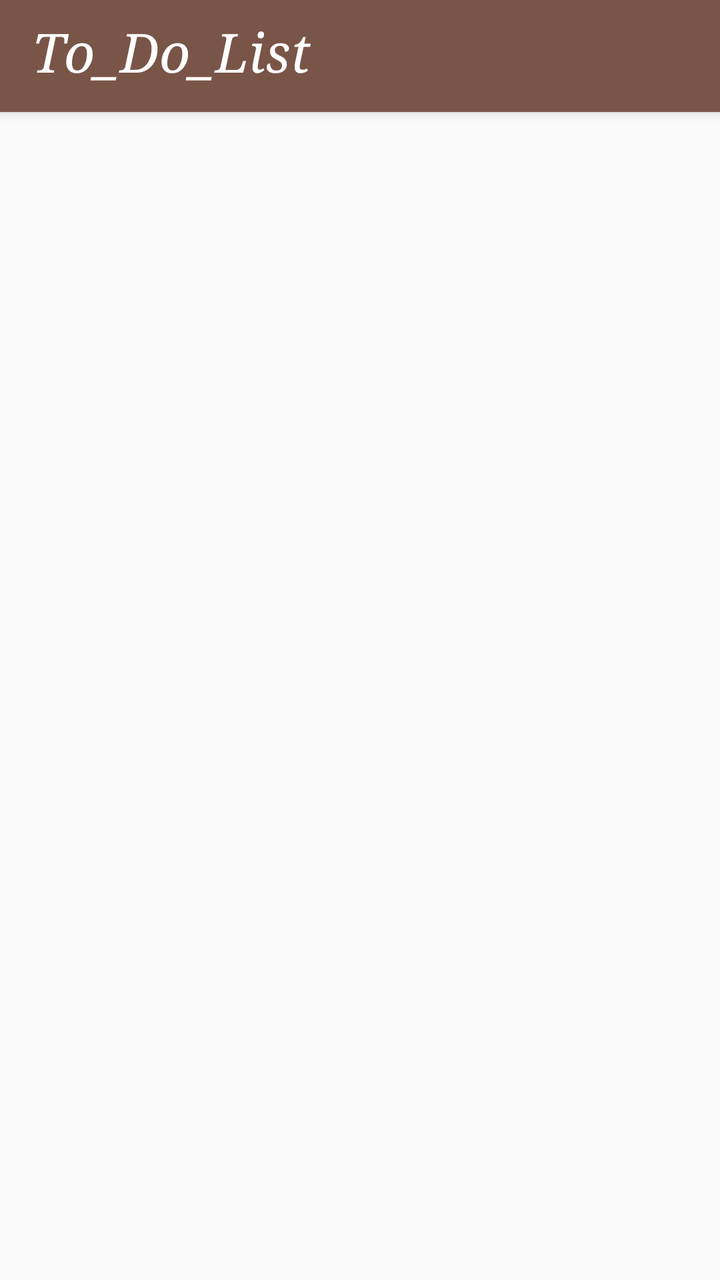
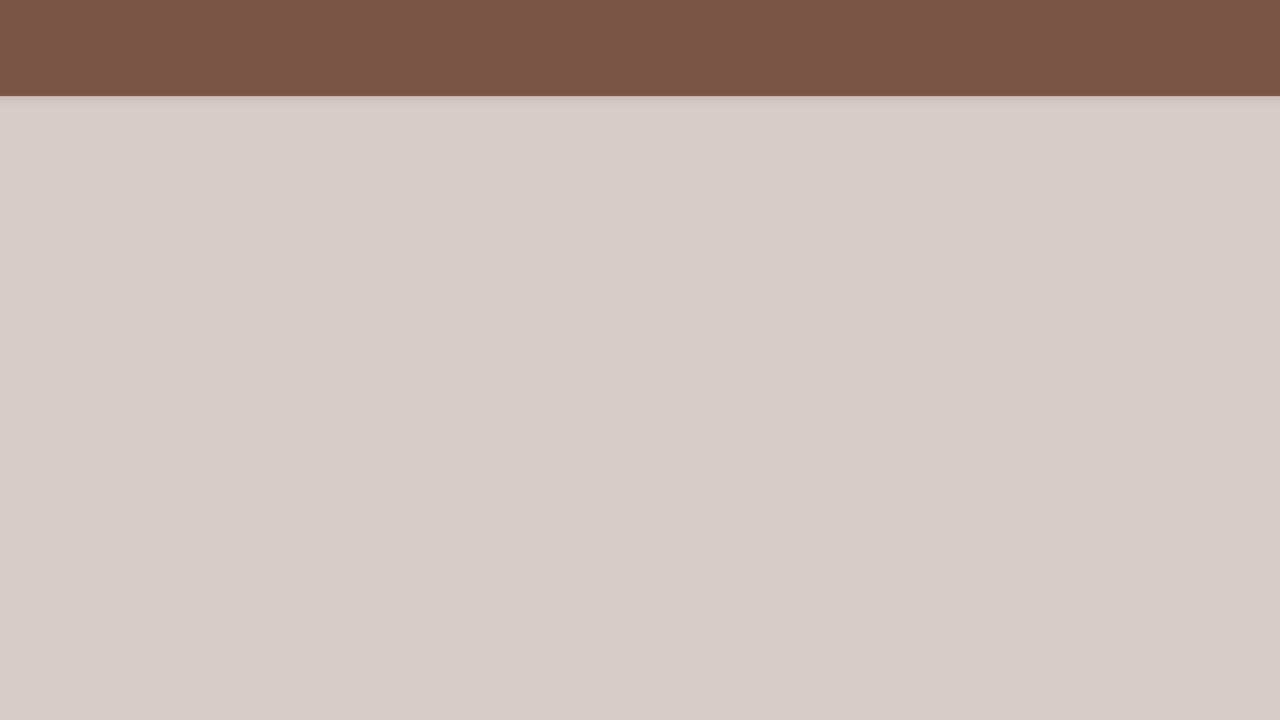

First picture: res/layout/ on a phone held upright. Second picture: the repository's own variant of that layout, on a device whose configuration matches the variant's folder. Source for both follows.
<!-- AndroidManifest.xml: application theme Theme.AppCompat.Light.NoActionBar -->
<!-- res/layout/activity__view__pager.xml -->
<?xml version="1.0" encoding="utf-8"?>
<RelativeLayout xmlns:android="http://schemas.android.com/apk/res/android"
    xmlns:tools="http://schemas.android.com/tools"
    xmlns:app="http://schemas.android.com/apk/res-auto"
    android:id="@+id/activity_main"
    android:layout_width="match_parent"
    android:layout_height="match_parent"
    android:paddingBottom="@dimen/activity_vertical_margin"
    tools:context="com.ashutosh.iiitd.to_do_list.Activity_View_Pager">

    <android.support.v7.widget.Toolbar android:id="@+id/my_toolbar"
        android:layout_width="match_parent"
        android:layout_height="?attr/actionBarSize"
        android:elevation="4dp"
        android:theme="@style/ThemeOverlay.AppCompat.ActionBar"
        app:popupTheme="@style/ThemeOverlay.AppCompat.Light"
        android:background="@color/colorPrimary"
        xmlns:android="http://schemas.android.com/apk/res/android"
        xmlns:app="http://schemas.android.com/apk/res-auto">
        <TextView
            android:layout_width="wrap_content"
            android:layout_height="match_parent"
            android:text="To_Do_List"
            android:typeface="serif"
            android:textStyle="italic"
            android:textSize="27dp"
            android:layout_marginTop="8dp"
            android:textColor="@color/white_text"
            android:layout_centerVertical="true"
            android:layout_centerHorizontal="true"/>
    </android.support.v7.widget.Toolbar>

    <android.support.v4.view.ViewPager xmlns:android="http://schemas.android.com/apk/res/android"
        android:id="@+id/pager"
        android:layout_width="match_parent"
        android:layout_height="match_parent"
        android:layout_marginTop="80dip"/>

 </RelativeLayout>
<!-- resources referenced by this layout -->
<resources>
  <color name="colorPrimary">#795548</color>
  <color name="white_text">#FFFFFF</color>
</resources>
<!-- res/layout-land/activity__view__pager.xml (the repository's variant of the layout above) -->
<!-- drawn on the phone turned sideways -->
<?xml version="1.0" encoding="utf-8"?>
<RelativeLayout xmlns:android="http://schemas.android.com/apk/res/android"
    xmlns:tools="http://schemas.android.com/tools"
    xmlns:app="http://schemas.android.com/apk/res-auto"
    android:id="@+id/activity_main"
    android:layout_width="match_parent"
    android:layout_height="match_parent"
    android:background="@color/bg"
    android:paddingBottom="@dimen/activity_vertical_margin"
    tools:context="com.ashutosh.iiitd.to_do_list.Activity_View_Pager">

    <android.support.v7.widget.Toolbar android:id="@+id/toolbar_for_pager"
        android:layout_width="match_parent"
        android:layout_height="?attr/actionBarSize"
        android:elevation="4dp"
        app:popupTheme="@style/ThemeOverlay.AppCompat.Light"
        android:theme="@style/style_for_toolbar"
        android:background="@color/colorPrimary"
        xmlns:android="http://schemas.android.com/apk/res/android">
    </android.support.v7.widget.Toolbar>

    <android.support.v4.view.ViewPager xmlns:android="http://schemas.android.com/apk/res/android"
        android:id="@+id/pager"
        android:layout_width="match_parent"
        android:layout_height="match_parent"
        android:layout_marginTop="80dip"/>

</RelativeLayout>
<!-- resources referenced by the variant -->
<!-- as the phone turned sideways resolves them -->
<resources>
  <color name="bg">#d7ccc8</color>
  <color name="colorPrimary">#795548</color>
  <style name="style_for_toolbar" parent="@style/ThemeOverlay.AppCompat.ActionBar">
          <item name="colorControlNormal">@color/white_text</item>
          <item name="android:textColorPrimary">@color/white_text</item>
      </style>
  <color name="white_text">#FFFFFF</color>
</resources>
